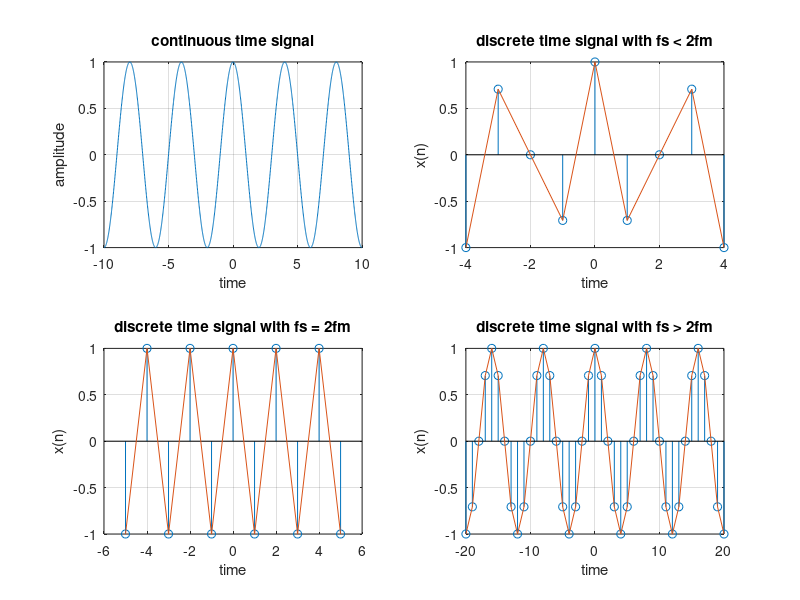

Recreate this plot in MATLAB.
t = -10:0.01:10;
T = 4;
fm = 1/T;
x = cos(2*pi*fm*t);
subplot(2,2,1);
plot(t, x);
grid on;
title('continuous time signal');
xlabel('time');
ylabel('amplitude');

n1 = -4:1:4;
fs1 = 1.6 * fm;
fs2 = 2 * fm;
fs3 = 8 * fm;
x1 = cos(2*pi*fm/fs1*n1);
subplot(2,2,2);
stem(n1, x1);
title('discrete time signal with fs < 2fm');
xlabel('time');
ylabel('x(n)');
hold on;
subplot(2,2,2);
plot(n1, x1);
grid on;

n2 = -5:1:5;
x2 = cos(2*pi*fm/fs2*n2);
subplot(2,2,3);
stem(n2, x2);
title('discrete time signal with fs = 2fm');
xlabel('time');
ylabel('x(n)');
hold on;
subplot(2,2,3);
plot(n2, x2);
grid on;

n3 = -20:1:20;
x3 = cos(2*pi*fm/fs3*n3);
subplot(2,2,4);
stem(n3, x3);
title('discrete time signal with fs > 2fm');
xlabel('time');
ylabel('x(n)');
hold on;
subplot(2,2,4);
plot(n3, x3);
grid on;

